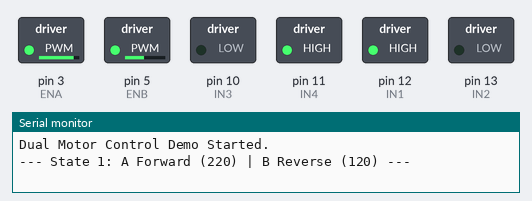
A sketch run on a simulated Arduino Uno, built with avr-gcc and run on an emulated ATmega328P. Parts: switched loads named in the sketch (green lamp = pin HIGH), the last lines printed to the serial monitor.

Above: at 0.05 s.
At 3.05 s:
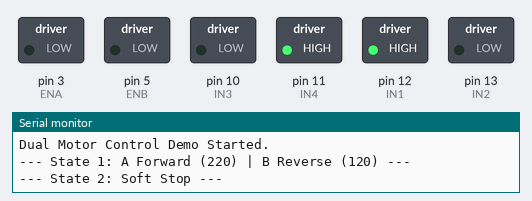
At 4.5 s:
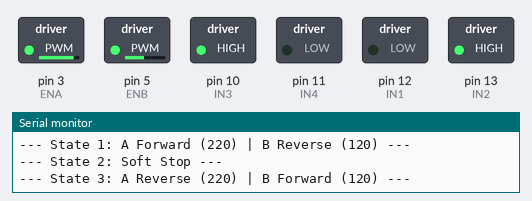
At 9.0 s:
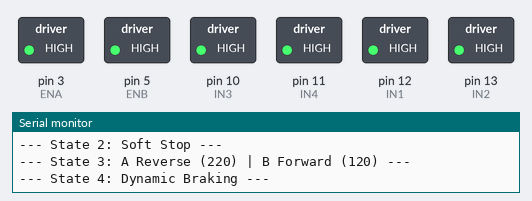
Timing chart, 0 to 11.7 s (numbered marks = the images above):
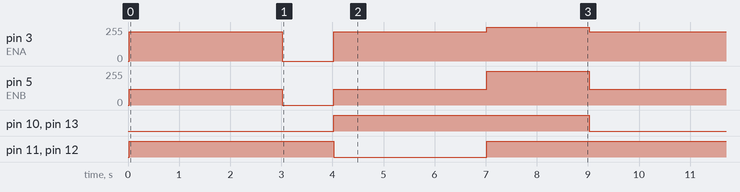

Measured:
- by itself, pin 3 (ENA): repeats every 9.0 s: 0/255 1.0 s, 220/255 3.0 s, 255/255 2.0 s, 220/255 3.0 s
- by itself, pin 5 (ENB): repeats every 9.0 s: 0/255 1.0 s, 120/255 3.0 s, 255/255 2.0 s, 120/255 3.0 s
- by itself, pin 10 (IN3), pin 13 (IN2): alternates HIGH for 5.0 s and LOW for 4.0 s
- by itself, pin 11 (IN4), pin 12 (IN1): repeats every 9.0 s: LOW 3.0 s, HIGH 6.0 s

The sketch:

WEEK5_Two-motor.ino
```cpp
// === Pin definitions for L298P Shield ===

// Motor A Pins (Motor 1)
const int ENA = 3;   // PWM Speed A (D3)
const int IN1 = 12;  // Direction A 1 (D12)
const int IN2 = 13;  // Direction A 2 (D13)

// Motor B Pins (Motor 2)
const int ENB = 5;   // PWM Speed B (D5)
const int IN3 = 10;  // Direction B 1 (D10)
const int IN4 = 11;  // Direction B 2 (D11)

// Define speeds for demonstration (0-255)
const int speedA = 220; // Fast
const int speedB = 120; // Medium

void setup() {
  // Initialize Motor A Pins
  pinMode(ENA, OUTPUT);
  pinMode(IN1, OUTPUT);
  pinMode(IN2, OUTPUT);

  // Initialize Motor B Pins
  pinMode(ENB, OUTPUT);
  pinMode(IN3, OUTPUT);
  pinMode(IN4, OUTPUT);

  Serial.begin(9600);
  Serial.println("Dual Motor Control Demo Started.");
}

void loop() {
  // === 1. Motor A Forward (Fast) and Motor B Reverse (Medium) ===
  Serial.println("--- State 1: A Forward (220) | B Reverse (120) ---");

  // Motor A: Forward
  digitalWrite(IN1, HIGH);
  digitalWrite(IN2, LOW);
  analogWrite(ENA, speedA);

  // Motor B: Reverse
  digitalWrite(IN3, LOW);
  digitalWrite(IN4, HIGH);
  analogWrite(ENB, speedB);

  delay(3000); // Run for 3 seconds

  // === 2. Soft Stop (Coast to Stop) ===
  Serial.println("--- State 2: Soft Stop ---");
  analogWrite(ENA, 0); // Stop Motor A
  analogWrite(ENB, 0); // Stop Motor B
  delay(1000); // Pause for 1 second

  // === 3. Motor A Reverse (Fast) and Motor B Forward (Medium) ===
  Serial.println("--- State 3: A Reverse (220) | B Forward (120) ---");

  // Motor A: Reverse
  digitalWrite(IN1, LOW);
  digitalWrite(IN2, HIGH);
  analogWrite(ENA, speedA);

  // Motor B: Forward
  digitalWrite(IN3, HIGH);
  digitalWrite(IN4, LOW);
  analogWrite(ENB, speedB);

  delay(3000); // Run for 3 seconds

  // === 4. Dynamic Braking (Quick Stop) ===
  Serial.println("--- State 4: Dynamic Braking ---");
  // Set both direction pins HIGH to short the motor leads while enable is active
  digitalWrite(IN1, HIGH);
  digitalWrite(IN2, HIGH); // Brake Motor A
  digitalWrite(IN3, HIGH);
  digitalWrite(IN4, HIGH); // Brake Motor B
  analogWrite(ENA, 255);   // Ensure ENA/ENB are active for braking
  analogWrite(ENB, 255);
  delay(2000); // Brake for 2 seconds
}
```
